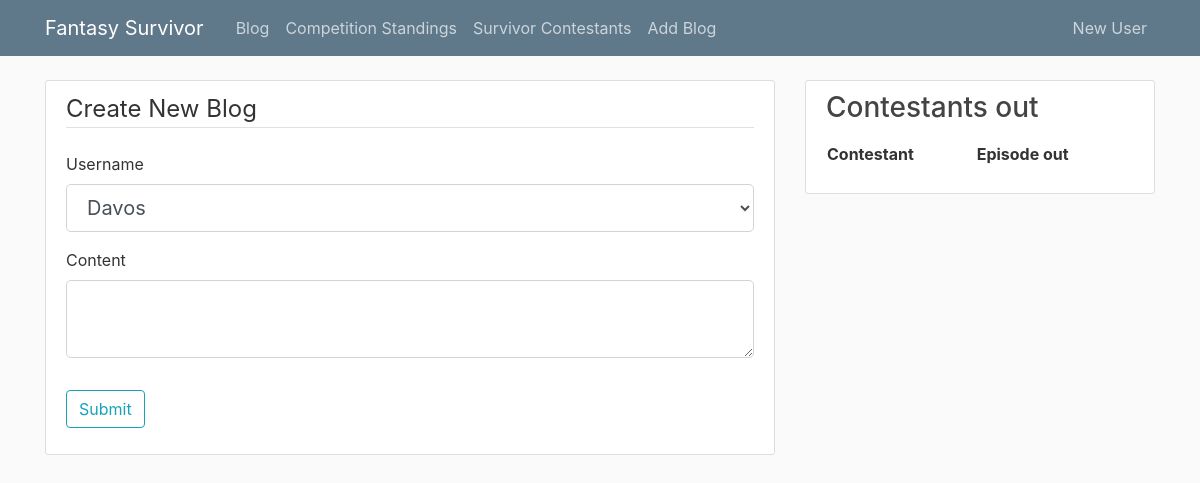
The app's page /add_blog, older data.
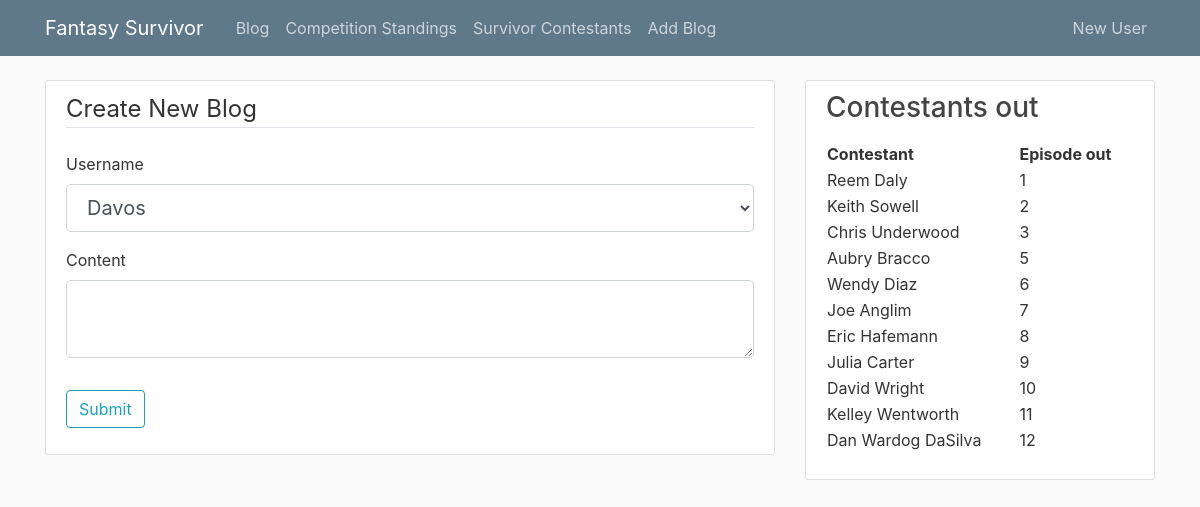
The same page, newer data.
### tables this page shows
CREATE TABLE Contestant
(contestant_id INTEGER PRIMARY KEY AUTOINCREMENT, 
name varchar(255),
age INT,
sex char(15),
origin_town varchar(255),
season_no INT,
ep_no INT,
position_out INT,
foreign key (season_no) references Season,
foreign key (ep_no) references Episode
);

### survivorcomp.py (the view, shortened to what this page needs)
@app.route("/add_blog", methods=['GET', 'POST'])
def add_blog():
    conn = sqlite3.connect('survivor.db')
    conn.row_factory = dict_factory
    c = conn.cursor()
    c.execute('SELECT user_nm FROM CompUser')
    results = c.fetchall()
    users = [(results.index(item), item['user_nm']) for item in results]
    form = BlogForm()
    form.username.choices = users
    return render_template('add_blog.html', form=form)

### forms.py
class BlogForm(FlaskForm):
    username = SelectField('Username', choices=[], coerce=int)
    content = TextAreaField('Content', validators=[DataRequired()])
    submit = SubmitField('Submit')

### survivorcomp.py (called while the page is built)
def dict_factory(cursor, row):
    d = {}
    for idx, col in enumerate(cursor.description):
        d[col[0]] = row[idx]
    return d

@app.context_processor
def feed_layout():
    conn = sqlite3.connect('survivor.db')
    conn.row_factory = dict_factory
    c = conn.cursor()
    c.execute("SELECT name, ep_no \
        FROM contestant \
        Where ep_no is not Null \
        order by ep_no")
    out_cons = c.fetchall()
    return dict(out_cons=out_cons)

### templates/add_blog.html (shortened to what this page needs)
{% extends "layout.html" %}
{% block content %}
    <div class="content-section">
        <form method="POST" action="">
            <fieldset class="form-group">
                <legend class="border-bottom mb-4">Create New Blog</legend>
                <div class="form-group">
                    {{ form.username.label(class="form-control-label") }}
                    {% if form.username.errors %}
                        {{ form.username(class="form-control form-control-lg is-invalid") }}
                        <div class="invalid-feedback">
                            {% for error in form.username.errors %}
                                <span>{{ error }}</span>
                            {% endfor %}
                        </div>
                    {% else %}
                        {{ form.username(class="form-control form-control-lg") }}
                    {% endif %}
                </div>
                    <div class="form-group">
                            {{ form.content.label(class="form-control-label") }}
                            {% if form.content.errors %}
                                {{ form.content(class="form-control form-control-lg is-invalid") }}
                                <div class="invalid-feedback">
                                    {% for error in form.username.errors %}
                                        <span>{{ error }}</span>
                                    {% endfor %}
                                </div>
                            {% else %}
                                {{ form.content(class="form-control form-control-lg") }}
                            {% endif %}
                        </div>
            </fieldset>
            <div class="form-group">
                {{ form.submit(class="btn btn-outline-info") }}
            </div>
        </form>
    </div>
{% endblock content %}

### templates/layout.html (shortened to what this page needs)
<!DOCTYPE html>
<html>
<head>
    <link rel="stylesheet" href="https://maxcdn.bootstrapcdn.com/bootstrap/4.0.0/css/bootstrap.min.css">
    <link rel="stylesheet" type="text/css" href="{{ url_for('static', filename='main.css') }}">
</head>
<body>
    <header class="site-header">
      <nav class="navbar navbar-expand-md navbar-dark bg-steel fixed-top">
        <div class="container">
          <a class="navbar-brand mr-4" href="/">Fantasy Survivor</a>
          <div class="collapse navbar-collapse" id="navbarToggle">
            <div class="navbar-nav mr-auto">
              <a class="nav-item nav-link" href="{{ url_for('blog') }}">Blog</a>
              <a class="nav-item nav-link" href="{{ url_for('board') }}">Competition Standings</a>
              <a class="nav-item nav-link" href="{{ url_for('contestants') }}">Survivor Contestants</a>
              <a class="nav-item nav-link" href="{{ url_for('add_blog') }}">Add Blog</a>
            </div>
            <div class="navbar-nav">
              <a class="nav-item nav-link" href="{{ url_for('register') }}">New User</a>
            </div>
          </div>
        </div>
      </nav>
    </header>
    <main role="main" class="container">
      <div class="row">
        <div class="col-md-8">
          {% block content %}{% endblock %}
        </div>
        <div class="col-md-4">
          <div class="content-section">
            <h3>Contestants out</h3>
            <p class='text-muted'>
              <table style="width:100%">
                <tr>
                  <th>Contestant</th>
                  <th>Episode out</th>
                </tr>
                  {% for contestant in out_cons%}
                    <tr>
                      <td>{{ contestant['name'] }}</td>
                      <td>{{ contestant['ep_no'] }}</td>
                    </tr>
                  {% endfor %}
              </table>
            </p>
          </div>
        </div>
      </div>
    </main>
</body>
</html>

Row changes from the older to the newer data that the page shows:
added Contestant: name "Reem Daly", ep_no "1"
added Contestant: name "Keith Sowell", ep_no "2"
added Contestant: name "Chris Underwood", ep_no "3"
added Contestant: name "Aubry Bracco", ep_no "5"
added Contestant: name "Wendy Diaz", ep_no "6"
added Contestant: name "Joe Anglim", ep_no "7"
added Contestant: name "Eric Hafemann", ep_no "8"
added Contestant: name "Julia Carter", ep_no "9"
added Contestant: name "David Wright", ep_no "10"
added Contestant: name "Kelley Wentworth", ep_no "11"
added Contestant: name "Dan Wardog DaSilva", ep_no "12"
